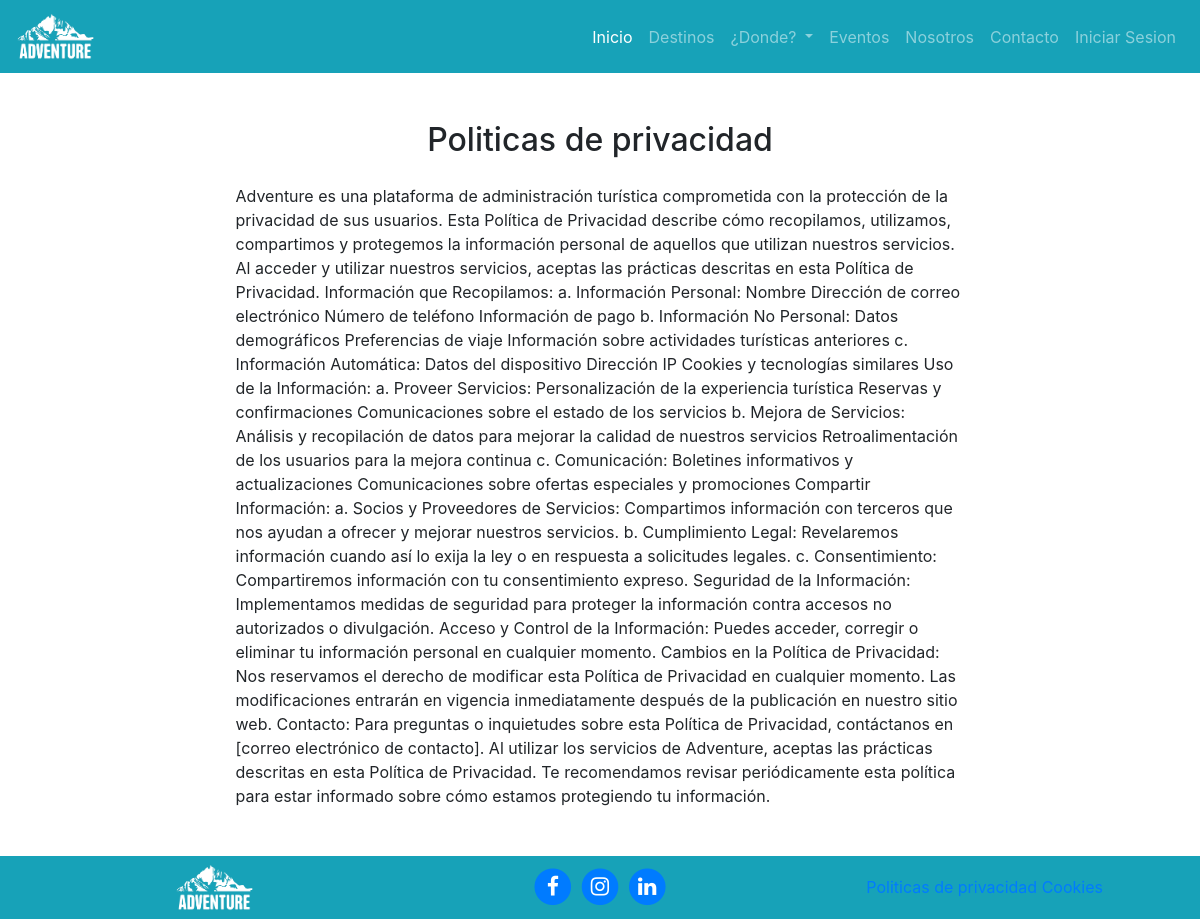
Page /pages/page/1/ on the committed database.
### pages/models.py (models this page shows)
class Pages(models.Model):
    title = models.CharField(verbose_name="Titulo", max_length=200)
    content = models.TextField(verbose_name="Contenido", null=False, blank=False)
    created = models.DateTimeField(auto_now_add=True, verbose_name="Fecha de creacion")
    updated = models.DateTimeField(auto_now=True, verbose_name="Fecha de actualizacion")

### pages/views.py (the view)
# urls.py: path('page/<int:pk>/', PagesDetailViewUser.as_view(), name="page-template"),
class PagesDetailViewUser(DetailView):
    model = Pages
    template_name = 'pages/pages_detail_user.html'
    context_object_name = 'pages'

### pages/templatetags/pages_extras.py (called while the page is built)
@register.simple_tag
def get_page_list():
    pages = Pages.objects.all()
    return pages

### social/processors.py (called while the page is built)
def context_dict(request):
    context = {}
    links = Social.objects.all()
    for link in links:
        context[link.name_key] = link.url
    return context

### pages/templates/pages/pages_detail_user.html (shortened to what this page needs)
{% extends 'core/base_detail.html' %}
{% load static %}
{% block extra_head %}
href="{% static 'core/css/destinations.css' %}"
{% endblock %}
{% block content %}
<section class="page-section about-heading">
    <div class="container">
      <div class="about-heading-content mbtm">
        <div class="row">
          <div class="col-xl-9 col-lg-10 mx-auto">
            <div class="bg-faded rounded p-5 forced ">
              <h2 class="section-heading mb-4 text-center">
                <span class="section-heading-lower">{{pages.title}}</span>
              </h2>
              <div class="section-content">
                {{pages.content}}
              </div>
            </div>
          </div>
        </div>
      </div>
    </div>
  </section>
{% endblock %}

### core/templates/core/base_detail.html (shortened to what this page needs)
<!DOCTYPE html>
<html lang="es">
{% load static %}
<head>
  <link href='https://unpkg.com/boxicons@2.1.4/css/boxicons.min.css' rel='stylesheet'>
  <link href="{% static 'core/vendor/bootstrap/css/bootstrap.min.css' %}" rel="stylesheet">
  <link href="{% static 'core/vendor/font-awesome/css/font-awesome.min.css' %}" rel="stylesheet" type="text/css">
  <link {% block extra_head %}{% endblock %} rel="stylesheet">
</head>
<body>
  <header class="header white">
    <nav class="navbar navbar-expand-md navbar-dark bg-info">
      <a class="navbar-brand" href="#">
        <img src="{% static 'core/img/logo-page.png'%}" alt="Logo Pagina Curacautin" class="img-logo-page">
      </a>
      <div class="collapse navbar-collapse text-capitalize" id="navbarNav">
        <ul class="navbar-nav ml-auto">
          <li class="nav-item active">
            <a class="nav-link" href="{% url "index" %}">Inicio</a>
          </li>
          <li class="nav-item">
            <a class="nav-link" href="{% url "destinations:destination-list-user" %}">Destinos</a>
          </li>
          <li class="nav-item dropdown">
            <a class="nav-link dropdown-toggle" href="#" id="destinosDropdown" role="button" data-toggle="dropdown"
              aria-haspopup="true" aria-expanded="false">
              ¿Donde?
            </a>
          </li>
          <li class="nav-item">
            <a class="nav-link" href="{% url "events:event-list-user" %}">Eventos</a>
          </li>
          <li class="nav-item">
            <a class="nav-link" href="{% url "us" %}">Nosotros</a>
          </li>
          <li class="nav-item">
            <a class="nav-link" href="{% url "contact" %}">Contacto</a>
          </li>
          <li class="nav-item">
            <a class="nav-link" href="{% url 'login' %}">Iniciar Sesion</a>
          </li>
        </ul>
      </div>
    </nav>
  </header>
  {% block content %}{% endblock %}
  <footer class="bg-info text-white">
    <div class="container text-white p-2">
      <div class="row d-flex align-items-center justify-content-md-center">
        <a href="" class="col-md-2 col-lg-4 text-center">
          <img src="{% static 'core/img/logo-page.png' %}" alt="" class="img-logo-page">
        </a>
        <div class=" col-md-2 col-lg-4 text-center">
          <p class="m-0">
            {% if LINK_FACEBOOK %}
              <a href="{{LINK_FACEBOOK}}" class="link" target="_blamk">
                <span class="fa-stack fa-lg">
                  <i class="fa fa-circle fa-stack-2x"></i>
                  <i class="fa fa-facebook fa-stack-1x fa-inverse"></i>
                </span>
              </a>
            {% endif %}
            {% if LINK_INSTAGRAM %}
              <a href="{{LINK_INSTAGRAM}}" class="link" target="_blamk">
                <span class="fa-stack fa-lg">
                  <i class="fa fa-circle fa-stack-2x"></i>
                  <i class="fa fa-instagram fa-stack-1x fa-inverse"></i>
                </span>
              </a>
            {% endif %}
            {% if LINK_LINKEDIN %}
              <a href="{{LINK_LINKEDIN}}" class="link" target="_blamk">
                <span class="fa-stack fa-lg">
                  <i class="fa fa-circle fa-stack-2x"></i>
                  <i class="fa fa-linkedin fa-stack-1x fa-inverse"></i>
                </span>
              </a>
            {% endif %}
          </p>
        </div>
        <div class=" col-md-8 col-lg-4 text-center">
          {% load pages_extras %}
          {% get_page_list as page_list %}
          {% for page in  page_list %}
          <a href="{% url 'pages:page-template' page.id %}" class="text-reset">{{page.title}}</a>
          {% endfor%}
        </div>
      </div>
    </div>
  </footer>
</body>
</html>

### core/static/core/css/destinations.css (style rules this page uses)
.header { background-image: url(../img/bg-header-destinations.jpg) ; background-position: center; background-size: cover; }
.img-logo-page { width: 80px; }

### rows in the picture
Pages: title "Politicas de privacidad", content "Adventure es una plataforma de administración turística comprometida con la protección de la privacidad de sus usuarios. Esta Política de Privacidad describe cómo recopilamos, utilizamos, compartimos y protegemos la información personal de aquellos que utilizan nuestros servicios. Al acceder y utilizar nuestros servicios, aceptas las prácticas descritas en esta Política de Privacidad. Información que Recopilamos: a. Información Personal: Nombre Dirección de correo electrónico Número de teléfono Información de pago b. Información No Personal: Datos demográficos Preferencias de viaje Información sobre actividades turísticas anteriores c. Información Automática: Datos del dispositivo Dirección…"
Pages: title "Cookies"
